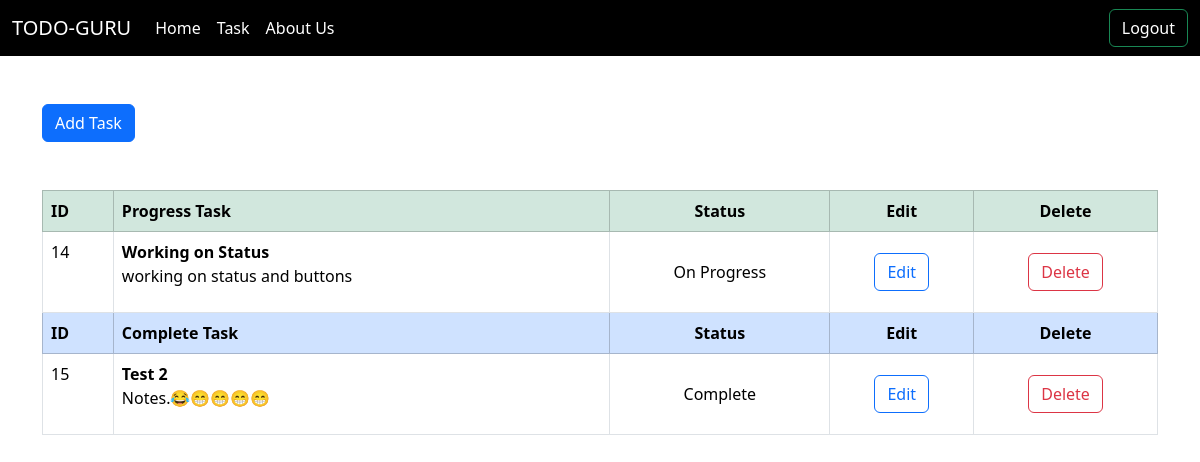
Before: /tasks/ (signed in) with the older database file.
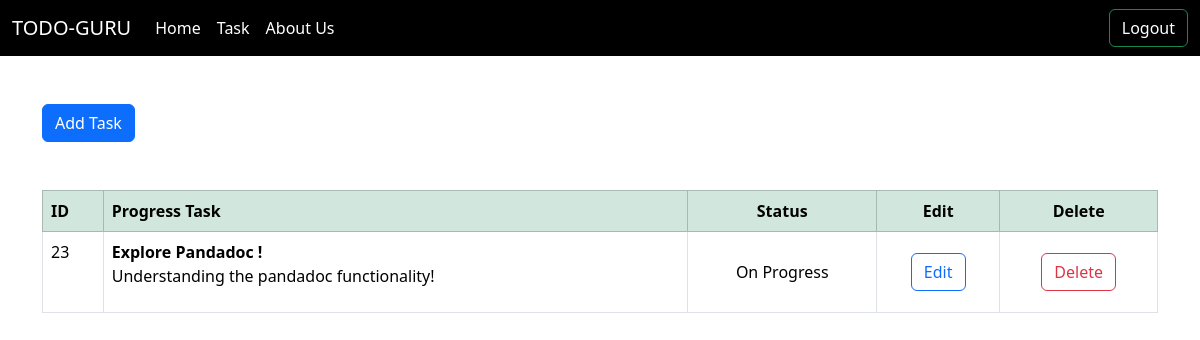
After: the same page with the newer database file.
### taskApp/models.py (models this page shows, shortened)
class Task(models.Model):
    STATUS_CHOICES = [
        ("pending", "Pending"),
        ("complete", "Complete"),
        ("on_progress", "On Progress"),
        ("on_hold", "On Hold"),
    ]
    title = models.CharField(max_length=255)
    notes = models.TextField(blank=True)
    author = models.ForeignKey(User, on_delete=models.CASCADE)
    create_date = models.DateTimeField(auto_now_add=True)
    status = models.CharField(max_length=20, choices=STATUS_CHOICES, default="pending")

### taskApp/views.py (the view)
# urls.py: path("", views.all_tasks, name="tasks"),
def all_tasks(request):
    if request.user.is_authenticated:
        if request.method == "POST":
            forms = TaskForm(request.POST)
            if forms.is_valid():
                task = forms.save(commit=False)
                task.author = request.user
                task.save()
            return redirect("tasks")
        elif request.method == "GET":
            tasks = Task.objects.all()
            pending_tasks = tasks.filter(status="pending")
            complete_tasks = tasks.filter(status="complete")
            progress_tasks = tasks.filter(status="on_progress")
            hold_tasks = tasks.filter(status="on_hold")
            context = {
                "tasks": tasks,
                "pending_tasks": pending_tasks,
                "complete_tasks": complete_tasks,
                "hold_tasks": hold_tasks,
                "progress_tasks": progress_tasks,
            }
            return render(request, "todolist.html", context=context)
    return redirect('login')

### taskApp/templates/todolist.html (shortened to what this page needs)
{% extends "base.html" %}
{% block content %}
<br><br>
<button type="button" class="btn btn-primary" data-bs-toggle="modal" data-bs-target="#exampleModal" data-bs-whatever="@mdo">Add Task</button>
<br><br>
  {% if tasks %}
  <table class="table table-bordered  mt-4">
   {% if progress_tasks %}
   <thead class="table-success">
    <tr>
      <th>ID</th>
      <th>Progress Task</th>
      <th class="align-middle text-center">Status</th>
      <th class="align-middle text-center">Edit</th>
      <th class="align-middle text-center">Delete</th>
    </tr>
  </thead>
  <tbody>
      {% for task in progress_tasks %}
      <tr>
        <td>{{ task.id }}</td>
        <td>
          <b>{{ task.title }}</b>
          {% if task.notes %}
          <div class="sticky-note">
            <p>{{ task.notes }}</p>
          </div>
          {% endif %}
        </td>
        <td  class=" align-middle text-center align-middle">{{ task.get_status_display }}</td>
        <td class="align-middle text-center">
          <button type="button" class="btn btn-outline-primary text-blue" data-bs-toggle="modal" data-bs-target="#editModal{{ task.id }}" data-bs-whatever="@mdo">Edit</button>
        </td>
        <td class="align-middle text-center">
          <a href="{% url "delete" task.id %}"><button type="button" class="btn btn-outline-danger text-red">Delete</button></a>
        </td>
      </tr>
      {% endfor %}
  </tbody>
   {% endif %}
   {% if complete_tasks %}
   <thead class="table-primary">
    <tr>
      <th>ID</th>
      <th>Complete Task</th>
      <th class="align-middle text-center">Status</th>
      <th class="align-middle text-center">Edit</th>
      <th class="align-middle text-center">Delete</th>
    </tr>
  </thead>
  <tbody>
      {% for task in complete_tasks %}
      <tr>
        <td>{{ task.id }}</td>
        <td>
          <b>{{ task.title }}</b>
          {% if task.notes %}
          <div class="sticky-note">
            <p>{{ task.notes }}</p>
          </div>
          {% endif %}
        </td>
        <td  class=" align-middle text-center align-middle">{{ task.get_status_display }}</td>
        <td class="align-middle text-center">
          <button type="button" class="btn btn-outline-primary text-blue" data-bs-toggle="modal" data-bs-target="#editModal{{ task.id }}" data-bs-whatever="@mdo">Edit</button>
        </td>
        <td class="align-middle text-center">
          <a href="{% url "delete" task.id %}"><button type="button" class="btn btn-outline-danger text-red">Delete</button></a>
        </td>
      </tr>
      {% endfor %}
  </tbody>
   {% endif %}
  </table>
  {% endif %}
{% endblock content %}

### templates/base.html (shortened to what this page needs)
<!DOCTYPE html>
<html lang="en">
  <head>
    <link
      href="https://cdn.jsdelivr.net/npm/bootstrap@5.3.2/dist/css/bootstrap.min.css"
      rel="stylesheet"
    />
  </head>
  <body>
    <nav class="navbar navbar-expand-lg bg-black">
      <div class="container-fluid">
          <a class="navbar-brand text-white" href="{% url "index" %}">TODO-GURU</a>
          <div class="collapse navbar-collapse " id="navbarScroll">
            <ul
              class="navbar-nav me-auto my-2 my-lg-0 navbar-nav-scroll"
              style="--bs-scroll-height: 100px"
            >
              <li class="nav-item ">
                <a class="nav-link text-white" href="{% url "index" %}">Home</a>
              </li>
              <li class="nav-item">
                <a class="nav-link text-white" href="{% url "tasks" %}">Task</a>
              </li>
              <li class="nav-item">
                <a class="nav-link text-white" href="#">About Us</a>
              </li>
            </ul>
            {% if request.user.is_authenticated %}
            <div class="row">
              <div  class="col ">
                  <button style ="margin-left: -30px" class="btn text-white">{{ request.user.first_name }} {{ request.user.last_name }}</button>
              </div>
              <div class="col">
                  <form method="post" action="{% url 'logout' %}">
                      <button class="btn btn-outline-success text-white" type="submit">Logout</button>
                  </form>
              </div>
          </div>
        {% else %}
            <div>
                <a href="{% url 'login' %}"><button class="btn btn-outline-success text-white" type="button">Login</button></a>
                <a href="{% url 'register' %}"><button class="btn btn-outline-success text-white" type="button">Register</button></a>
            </div>
        {% endif %}
          </div>
        </div>
  </nav>
    <div class="container">
      {% block content %} <h2>This is base Page</h2> {% endblock content %}
    </div>
  </body>
</html>

Changed rows visible on the page:
removed Task: id "14", title "Working on Status", notes "working on status and buttons", status "On Progress"
removed Task: id "15", title "Test 2", notes "Notes.😂😁😁😁😁", status "Complete"
added Task: id "23", title "Explore Pandadoc !", notes "Understanding the pandadoc functionality!", status "On Progress"
Other visible differences:
text no longer shown: "ID Complete Task Status Edit Delete"
